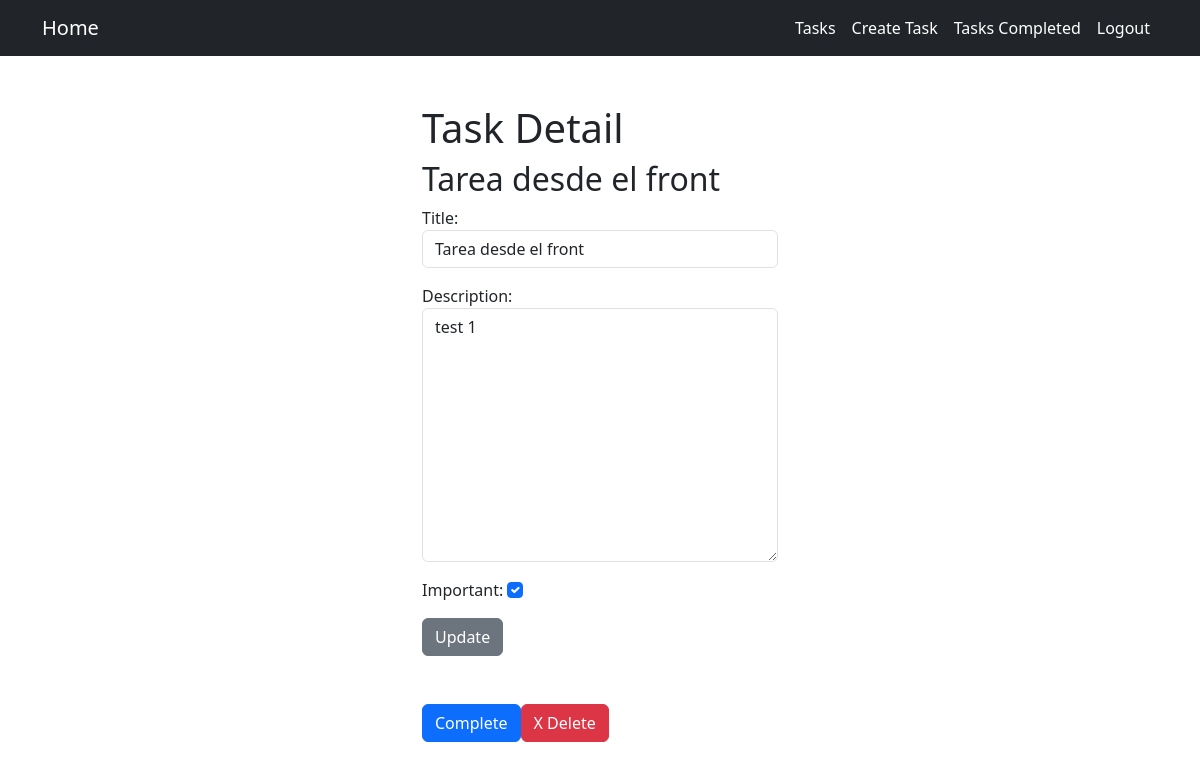
The page /task_detail/3/ (signed in) on the database its author committed.
### tasks/models.py (models this page shows, shortened)
class Task(models.Model):
    title = models.CharField(max_length=200)
    description = models.TextField(blank=True)
    created = models.DateField(auto_now_add=True)
    datecompleted = models.DateField(null=True, blank=True)
    important = models.BooleanField(default=False)
    user = models.ForeignKey(User, on_delete=models.CASCADE)

### tasks/views.py (the view, shortened to what this page needs)
# urls.py: path('task_detail/<int:task_id>/', views.task_detail, name='task_detail'),
@login_required
def task_detail(request, task_id):
    if request.method == 'GET':
        task = get_object_or_404(Task, pk=task_id, user=request.user)
        form = CreateTaskForm(instance=task)
        return render(request, 'task_detail.html', {
            'task':task,
            'form' : form
            })

### tasks/forms.py
class CreateTaskForm(forms.ModelForm):
    class Meta:
        model = Task
        fields = ['title', 'description','important']
        widgets = {
            'title': forms.TextInput(attrs={'class': 'form-control', 'placeholder': 'Write a title'}),
            'description':forms.Textarea(attrs={'class': 'form-control', 'placeholder': 'Write a description'}),
            'important': forms.CheckboxInput(attrs={'class': 'form-check-input'})
        }

### tasks/templates/task_detail.html (shortened to what this page needs)
{% extends 'base.html' %}
{% block content %}
<main class="container">
    <div class="row py-5">
        <div class="col-md-4 offset-md-4">
            <h1>Task Detail</h1>
            <h2>{{task.title}}</h2>
            <form method="POST">
                {{form.as_p}}
                <button class="btn btn-secondary">
                    Update
                </button>
            </form>
            <div class="mt-5 d-flex">
                <form action="{% url 'task_complete' task.id %}" method="POST">
                    <button class="btn btn-primary">
                        Complete
                    </button>
                </form>
                <form action="{% url 'task_delete' task.id %}" method="POST">
                    <button class="btn btn-danger">
                         X Delete
                    </button>
                </form>
            </div>
        </div>
    </div>
</main>
{% endblock  %}

### rows shown on the page
Task: title "Tarea desde el front", description "test 1", important "☑"
